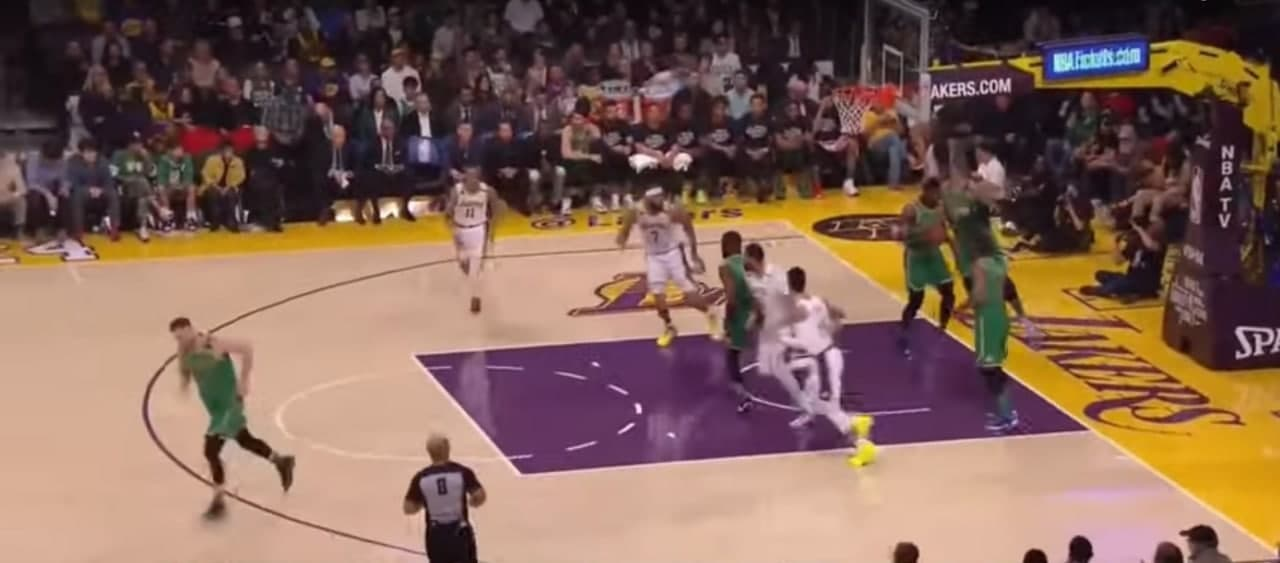
#> input picture prova.jpg, 1280 x 563 px
$ python manual_homography.py
#> lines starting #> are read from the running program, lines starting #| are printed output that depends on the picture
import cv2
import numpy as np


if __name__ == '__main__' :

    im_src = cv2.imread('prova.jpg')
#> im_src is the input picture: shape (563, 1280, 3); mean B, G, R 87.1, 100.1, 130.8
    pts_src = np.array([[893, 74], [781, 220], [415, 355],[520, 474]])
    im_dst = cv2.imread('prova2.jpg')
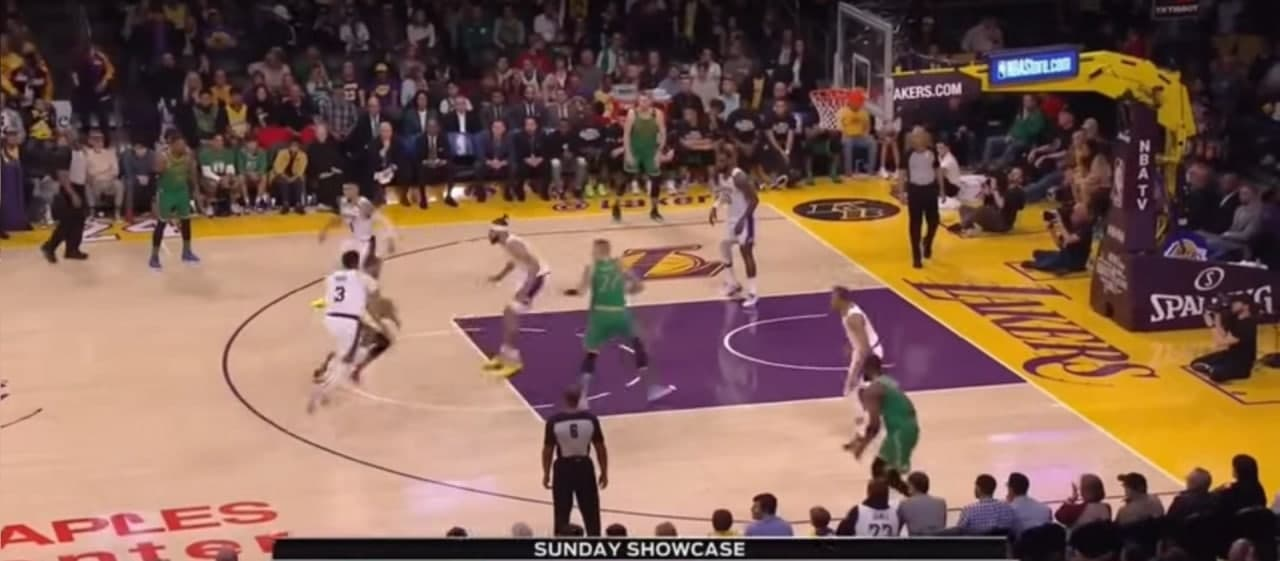
#> input picture prova2.jpg, 1280 x 561 px
#> im_dst is the input picture: shape (561, 1280, 3); mean B, G, R 83, 95.7, 127.3
    pts_dst = np.array([[861, 79],[770, 203],[456, 319],[544, 421]])
    h, status = cv2.findHomography(pts_src, pts_dst)
    im_out = cv2.warpPerspective(im_src, h, (im_dst.shape[1],im_dst.shape[0]))
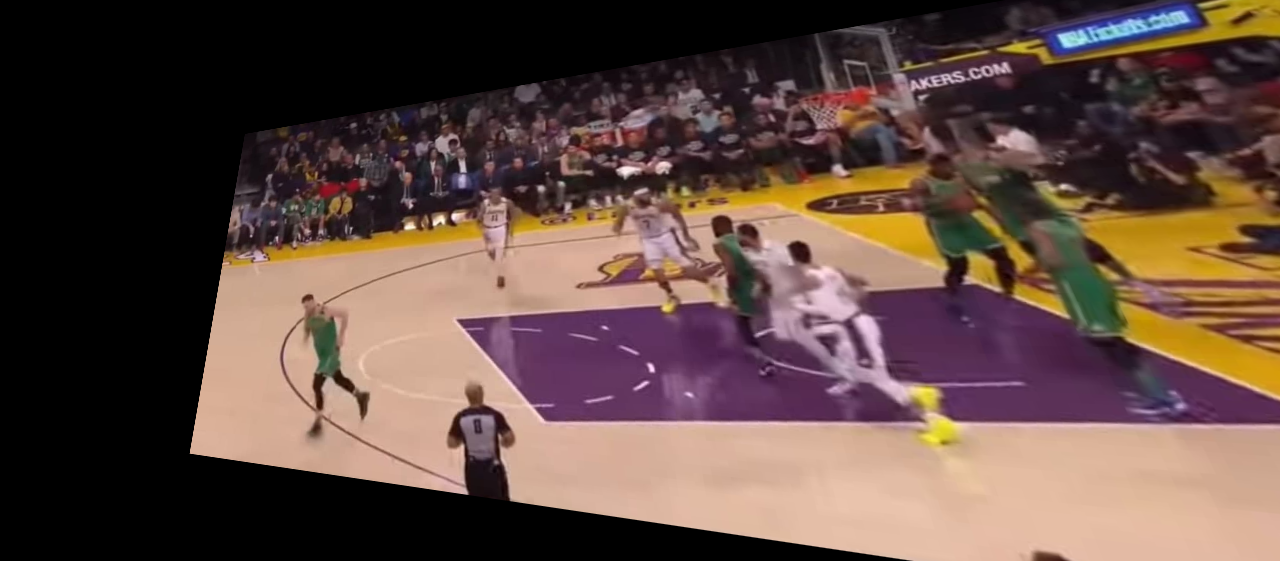
#> im_out: shape (561, 1280, 3); mean B, G, R 66.1, 73.8, 95.9
    cv2.imshow("Source Image", im_src)
    cv2.imshow("Destination Image", im_dst)
    cv2.imshow("Warped Source Image", im_out)
    cv2.waitKey(0)
